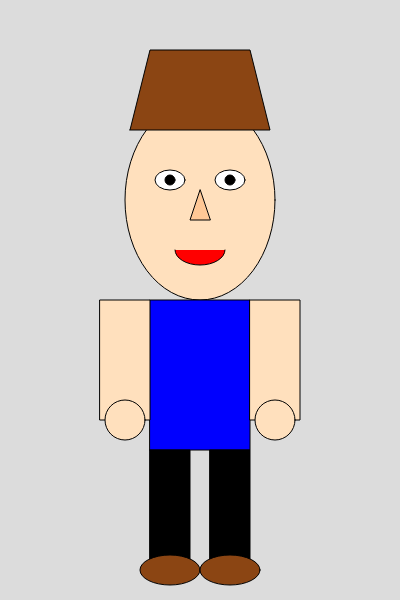
Frame 1 (no input)
Frame 60 (no input): identical to frame 1, image omitted
Frame 120 (the mouse pressed at the canvas centre since frame 60): identical to frame 1, image omitted

The p5.js sketch that drew this single still picture (run headless with seeded random() and noise() and a simulated clock; from frame 60 on, the mouse is pressed at the canvas centre):

// p5.js sketch
// ── sketch.js
function setup() {
  createCanvas(400, 600);
  background(220);
  
  //cabeça
  fill(255, 224, 189);
  ellipse(200, 200, 150, 200);
  
  //olhos
  fill(255);
  ellipse(170, 180, 30, 20);
  ellipse(230, 180, 30, 20);
  
  fill(0);
  ellipse(170, 180, 10, 10);
  ellipse(230, 180, 10, 10);
  
  //nariz
  fill(255, 200, 150);
  triangle(200, 190, 190, 220, 210, 220);
  
  //boca
  fill(255, 0, 0);
  arc(200, 250, 50, 30, 0, PI);
  
  //cabelo
  fill(139, 69, 19);
  beginShape();
  vertex(130, 130);
  vertex(270, 130);
  vertex(250, 50);
  vertex(150, 50);
  endShape(CLOSE);
  
  //corpo
  fill(0, 0, 255);
  rect(150, 300, 100, 150);
  
  //braços
  fill(255, 224, 189);
  rect(100, 300, 50, 120);
  rect(250, 300, 50, 120);
  
  //mãos
  ellipse(125, 420, 40, 40);
  ellipse(275, 420, 40, 40);
  
  //pernas
  fill(0);
  rect(150, 450, 40, 120);
  rect(210, 450, 40, 120);
  
  //pés
  fill(139, 69, 19);
  ellipse(170, 570, 60, 30);
  ellipse(230, 570, 60, 30);
}

function draw() {
}
